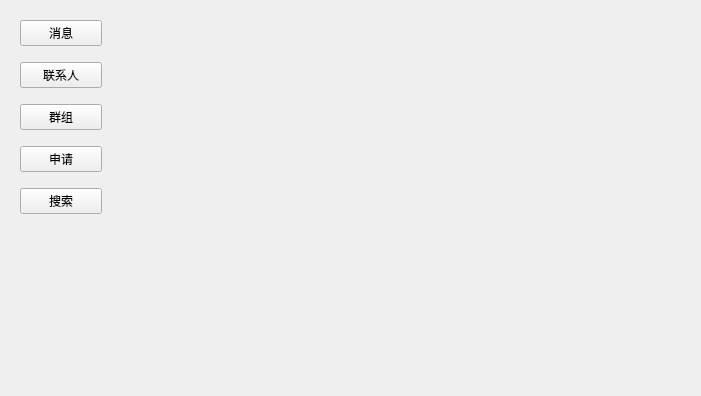
<?xml version="1.0" encoding="UTF-8"?>
<ui version="4.0">
 <class>MainForm</class>
 <widget class="QWidget" name="MainForm">
  <property name="geometry">
   <rect>
    <x>0</x>
    <y>0</y>
    <width>701</width>
    <height>396</height>
   </rect>
  </property>
  <property name="windowTitle">
   <string>Form</string>
  </property>
  <layout class="QHBoxLayout" name="horizontalLayout">
   <item>
    <widget class="QWidget" name="selectWidget" native="true">
     <property name="maximumSize">
      <size>
       <width>100</width>
       <height>16777215</height>
      </size>
     </property>
     <layout class="QVBoxLayout" name="verticalLayout">
      <item>
       <widget class="QPushButton" name="massageButton">
        <property name="text">
         <string>消息</string>
        </property>
       </widget>
      </item>
      <item>
       <spacer name="verticalSpacer_2">
        <property name="orientation">
         <enum>Qt::Vertical</enum>
        </property>
        <property name="sizeType">
         <enum>QSizePolicy::Fixed</enum>
        </property>
        <property name="sizeHint" stdset="0">
         <size>
          <width>20</width>
          <height>10</height>
         </size>
        </property>
       </spacer>
      </item>
      <item>
       <widget class="QPushButton" name="contactButton">
        <property name="text">
         <string>联系人</string>
        </property>
       </widget>
      </item>
      <item>
       <spacer name="verticalSpacer_4">
        <property name="orientation">
         <enum>Qt::Vertical</enum>
        </property>
        <property name="sizeType">
         <enum>QSizePolicy::Fixed</enum>
        </property>
        <property name="sizeHint" stdset="0">
         <size>
          <width>20</width>
          <height>10</height>
         </size>
        </property>
       </spacer>
      </item>
      <item>
       <widget class="QPushButton" name="groupButton">
        <property name="text">
         <string>群组</string>
        </property>
       </widget>
      </item>
      <item>
       <spacer name="verticalSpacer_3">
        <property name="orientation">
         <enum>Qt::Vertical</enum>
        </property>
        <property name="sizeType">
         <enum>QSizePolicy::Fixed</enum>
        </property>
        <property name="sizeHint" stdset="0">
         <size>
          <width>20</width>
          <height>10</height>
         </size>
        </property>
       </spacer>
      </item>
      <item>
       <widget class="QPushButton" name="applyButton">
        <property name="text">
         <string>申请</string>
        </property>
       </widget>
      </item>
      <item>
       <spacer name="verticalSpacer_5">
        <property name="orientation">
         <enum>Qt::Vertical</enum>
        </property>
        <property name="sizeType">
         <enum>QSizePolicy::Fixed</enum>
        </property>
        <property name="sizeHint" stdset="0">
         <size>
          <width>20</width>
          <height>10</height>
         </size>
        </property>
       </spacer>
      </item>
      <item>
       <widget class="QPushButton" name="addButton">
        <property name="text">
         <string>搜索</string>
        </property>
       </widget>
      </item>
      <item>
       <spacer name="verticalSpacer">
        <property name="orientation">
         <enum>Qt::Vertical</enum>
        </property>
        <property name="sizeHint" stdset="0">
         <size>
          <width>20</width>
          <height>40</height>
         </size>
        </property>
       </spacer>
      </item>
     </layout>
    </widget>
   </item>
   <item>
    <widget class="QWidget" name="conatctWidget" native="true">
     <property name="maximumSize">
      <size>
       <width>300</width>
       <height>16777215</height>
      </size>
     </property>
     <layout class="QHBoxLayout" name="horizontalLayout_2">
      <item>
       <widget class="QStackedWidget" name="ContactStackedWidget">
        <property name="currentIndex">
         <number>0</number>
        </property>
        <widget class="QWidget" name="page">
         <layout class="QVBoxLayout" name="verticalLayout_4"/>
        </widget>
        <widget class="QWidget" name="page_2">
         <layout class="QVBoxLayout" name="verticalLayout_3"/>
        </widget>
       </widget>
      </item>
     </layout>
    </widget>
   </item>
   <item>
    <widget class="ChatForm" name="massageWidget" native="true">
     <layout class="QVBoxLayout" name="verticalLayout_2"/>
    </widget>
   </item>
  </layout>
 </widget>
 <customwidgets>
  <customwidget>
   <class>ChatForm</class>
   <extends>QWidget</extends>
   <header location="global">mediumWidget/chatform.h</header>
   <container>1</container>
  </customwidget>
 </customwidgets>
 <resources/>
 <connections/>
</ui>
